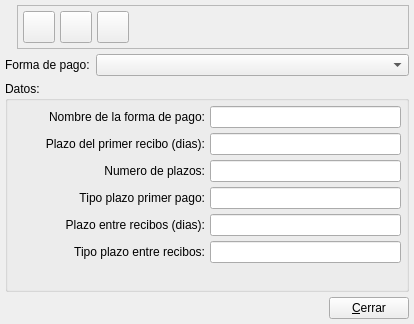
<ui version="4.0" >
 <class>FPagoBase</class>
 <widget class="QWidget" name="FPagoBase" >
  <property name="geometry" >
   <rect>
    <x>0</x>
    <y>0</y>
    <width>414</width>
    <height>324</height>
   </rect>
  </property>
  <property name="windowTitle" >
   <string>Formas de pago</string>
  </property>
  <property name="windowIcon" >
   <iconset resource="../../bulmages.qrc" >:/Images/bank.svg</iconset>
  </property>
  <layout class="QVBoxLayout" >
   <property name="margin" >
    <number>5</number>
   </property>
   <property name="spacing" >
    <number>5</number>
   </property>
   <item>
    <layout class="QHBoxLayout" >
     <property name="margin" >
      <number>0</number>
     </property>
     <property name="spacing" >
      <number>5</number>
     </property>
     <item>
      <widget class="QLabel" name="label" >
       <property name="text" >
        <string/>
       </property>
       <property name="pixmap" >
        <pixmap resource="../../bulmages.qrc" >:/Images/bank.svg</pixmap>
       </property>
      </widget>
     </item>
     <item>
      <widget class="QFrame" name="frame" >
       <property name="frameShape" >
        <enum>QFrame::StyledPanel</enum>
       </property>
       <property name="frameShadow" >
        <enum>QFrame::Raised</enum>
       </property>
       <layout class="QHBoxLayout" >
        <property name="margin" >
         <number>5</number>
        </property>
        <property name="spacing" >
         <number>5</number>
        </property>
        <item>
         <widget class="QToolButton" name="mui_crear" >
          <property name="minimumSize" >
           <size>
            <width>32</width>
            <height>32</height>
           </size>
          </property>
          <property name="maximumSize" >
           <size>
            <width>32</width>
            <height>32</height>
           </size>
          </property>
          <property name="toolTip" >
           <string>Nueva forma de pago</string>
          </property>
          <property name="text" >
           <string/>
          </property>
          <property name="icon" >
           <iconset resource="../../bulmages.qrc" >:/Images/document-new.svg</iconset>
          </property>
          <property name="iconSize" >
           <size>
            <width>32</width>
            <height>32</height>
           </size>
          </property>
         </widget>
        </item>
        <item>
         <widget class="QToolButton" name="mui_borrar" >
          <property name="minimumSize" >
           <size>
            <width>32</width>
            <height>32</height>
           </size>
          </property>
          <property name="maximumSize" >
           <size>
            <width>32</width>
            <height>32</height>
           </size>
          </property>
          <property name="toolTip" >
           <string>Borrar forma de pago</string>
          </property>
          <property name="text" >
           <string/>
          </property>
          <property name="icon" >
           <iconset resource="../../bulmages.qrc" >:Images/edit-delete.svg</iconset>
          </property>
          <property name="iconSize" >
           <size>
            <width>32</width>
            <height>32</height>
           </size>
          </property>
         </widget>
        </item>
        <item>
         <widget class="QToolButton" name="mui_guardar" >
          <property name="minimumSize" >
           <size>
            <width>32</width>
            <height>32</height>
           </size>
          </property>
          <property name="maximumSize" >
           <size>
            <width>32</width>
            <height>32</height>
           </size>
          </property>
          <property name="toolTip" >
           <string>Guardar forma de pago</string>
          </property>
          <property name="text" >
           <string/>
          </property>
          <property name="icon" >
           <iconset resource="../../bulmages.qrc" >:/Images/edit-save.svg</iconset>
          </property>
          <property name="iconSize" >
           <size>
            <width>32</width>
            <height>32</height>
           </size>
          </property>
         </widget>
        </item>
        <item>
         <spacer>
          <property name="orientation" >
           <enum>Qt::Horizontal</enum>
          </property>
          <property name="sizeType" >
           <enum>QSizePolicy::Expanding</enum>
          </property>
          <property name="sizeHint" >
           <size>
            <width>405</width>
            <height>21</height>
           </size>
          </property>
         </spacer>
        </item>
       </layout>
      </widget>
     </item>
    </layout>
   </item>
   <item>
    <layout class="QHBoxLayout" >
     <property name="margin" >
      <number>0</number>
     </property>
     <property name="spacing" >
      <number>6</number>
     </property>
     <item>
      <widget class="QLabel" name="textLabel2" >
       <property name="text" >
        <string>Forma de pago:</string>
       </property>
      </widget>
     </item>
     <item>
      <widget class="QComboBox" name="mui_comboFPago" >
       <property name="sizePolicy" >
        <sizepolicy>
         <hsizetype>7</hsizetype>
         <vsizetype>0</vsizetype>
         <horstretch>0</horstretch>
         <verstretch>0</verstretch>
        </sizepolicy>
       </property>
      </widget>
     </item>
    </layout>
   </item>
   <item>
    <widget class="QGroupBox" name="groupBox" >
     <property name="title" >
      <string>Datos:</string>
     </property>
     <layout class="QGridLayout" >
      <property name="margin" >
       <number>5</number>
      </property>
      <property name="spacing" >
       <number>5</number>
      </property>
      <item row="4" column="1" >
       <widget class="QLineEdit" name="mui_plazoEntreRecibos" />
      </item>
      <item row="1" column="1" >
       <widget class="QLineEdit" name="mui_plazoPrimerPago" />
      </item>
      <item row="2" column="1" >
       <widget class="QLineEdit" name="mui_numeroPlazos" />
      </item>
      <item row="0" column="0" >
       <widget class="QLabel" name="textLabel1" >
        <property name="text" >
         <string>Nombre de la forma de pago:</string>
        </property>
        <property name="alignment" >
         <set>Qt::AlignRight|Qt::AlignTrailing|Qt::AlignVCenter</set>
        </property>
       </widget>
      </item>
      <item row="0" column="1" >
       <widget class="QLineEdit" name="mui_nombreFPago" />
      </item>
      <item row="1" column="0" >
       <widget class="QLabel" name="textLabel1_2_2_2" >
        <property name="sizePolicy" >
         <sizepolicy>
          <hsizetype>7</hsizetype>
          <vsizetype>5</vsizetype>
          <horstretch>0</horstretch>
          <verstretch>0</verstretch>
         </sizepolicy>
        </property>
        <property name="text" >
         <string>Plazo del primer recibo (dias):</string>
        </property>
        <property name="alignment" >
         <set>Qt::AlignRight|Qt::AlignTrailing|Qt::AlignVCenter</set>
        </property>
       </widget>
      </item>
      <item row="2" column="0" >
       <widget class="QLabel" name="textLabel1_2_2" >
        <property name="sizePolicy" >
         <sizepolicy>
          <hsizetype>7</hsizetype>
          <vsizetype>5</vsizetype>
          <horstretch>0</horstretch>
          <verstretch>0</verstretch>
         </sizepolicy>
        </property>
        <property name="text" >
         <string>Numero de plazos:</string>
        </property>
        <property name="alignment" >
         <set>Qt::AlignRight|Qt::AlignTrailing|Qt::AlignVCenter</set>
        </property>
       </widget>
      </item>
      <item row="3" column="1" >
       <widget class="QLineEdit" name="mui_tipoPlazoPrimerPago" />
      </item>
      <item row="3" column="0" >
       <widget class="QLabel" name="textLabel1_2_2_3" >
        <property name="sizePolicy" >
         <sizepolicy>
          <hsizetype>7</hsizetype>
          <vsizetype>5</vsizetype>
          <horstretch>0</horstretch>
          <verstretch>0</verstretch>
         </sizepolicy>
        </property>
        <property name="text" >
         <string>Tipo plazo primer pago:</string>
        </property>
        <property name="alignment" >
         <set>Qt::AlignRight|Qt::AlignTrailing|Qt::AlignVCenter</set>
        </property>
       </widget>
      </item>
      <item row="4" column="0" >
       <widget class="QLabel" name="textLabel1_2_2_3_2" >
        <property name="sizePolicy" >
         <sizepolicy>
          <hsizetype>7</hsizetype>
          <vsizetype>5</vsizetype>
          <horstretch>0</horstretch>
          <verstretch>0</verstretch>
         </sizepolicy>
        </property>
        <property name="text" >
         <string>Plazo entre recibos (dias):</string>
        </property>
        <property name="alignment" >
         <set>Qt::AlignRight|Qt::AlignTrailing|Qt::AlignVCenter</set>
        </property>
       </widget>
      </item>
      <item row="5" column="0" >
       <widget class="QLabel" name="textLabel1_2_2_3_3" >
        <property name="sizePolicy" >
         <sizepolicy>
          <hsizetype>7</hsizetype>
          <vsizetype>5</vsizetype>
          <horstretch>0</horstretch>
          <verstretch>0</verstretch>
         </sizepolicy>
        </property>
        <property name="text" >
         <string>Tipo plazo entre recibos:</string>
        </property>
        <property name="alignment" >
         <set>Qt::AlignRight|Qt::AlignTrailing|Qt::AlignVCenter</set>
        </property>
       </widget>
      </item>
      <item row="5" column="1" >
       <widget class="QLineEdit" name="mui_tipoPlazoEntreRecibos" />
      </item>
      <item row="6" column="0" colspan="2" >
       <spacer>
        <property name="orientation" >
         <enum>Qt::Vertical</enum>
        </property>
        <property name="sizeType" >
         <enum>QSizePolicy::Expanding</enum>
        </property>
        <property name="sizeHint" >
         <size>
          <width>366</width>
          <height>16</height>
         </size>
        </property>
       </spacer>
      </item>
     </layout>
    </widget>
   </item>
   <item>
    <layout class="QHBoxLayout" >
     <property name="margin" >
      <number>0</number>
     </property>
     <property name="spacing" >
      <number>6</number>
     </property>
     <item>
      <spacer>
       <property name="orientation" >
        <enum>Qt::Horizontal</enum>
       </property>
       <property name="sizeHint" >
        <size>
         <width>40</width>
         <height>20</height>
        </size>
       </property>
      </spacer>
     </item>
     <item>
      <widget class="QPushButton" name="mui_cerrar" >
       <property name="text" >
        <string>&amp;Cerrar</string>
       </property>
      </widget>
     </item>
    </layout>
   </item>
  </layout>
 </widget>
 <layoutdefault spacing="6" margin="11" />
 <resources>
  <include location="../../bulmages.qrc" />
 </resources>
 <connections>
  <connection>
   <sender>mui_cerrar</sender>
   <signal>clicked()</signal>
   <receiver>FPagoBase</receiver>
   <slot>close()</slot>
   <hints>
    <hint type="sourcelabel" >
     <x>358</x>
     <y>303</y>
    </hint>
    <hint type="destinationlabel" >
     <x>410</x>
     <y>8</y>
    </hint>
   </hints>
  </connection>
 </connections>
</ui>
